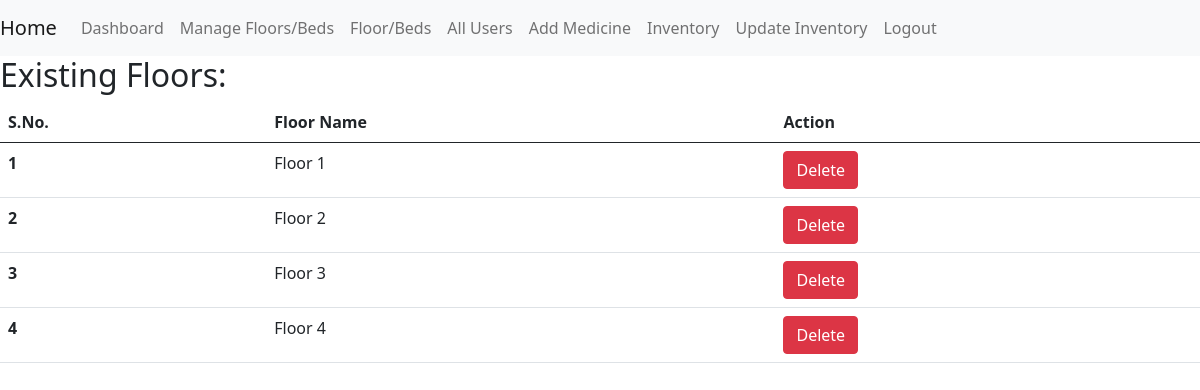
The app's page /manage_floors (signed in) with its own data.
### app.py (models this page shows, shortened)
class Floordb(db.Model):
    id = db.Column(db.Integer, primary_key=True)
    floor_count = db.Column(db.Integer, unique=True)
    beds = db.relationship('Beddb', backref='floordb')

### app.py (the view, shortened to what this page needs)
@app.route('/manage_floors', methods=['GET', 'POST'])
@login_required
def manage_floors():
    floors = Floordb.query.all()
    if request.method == 'GET' and not floors:
        return render_template('add_first_floor.html')
    return render_template('manage_floors.html', floors=floors)

### app.py (called while the page is built)
@login_manager.user_loader
def load_user(user_id):
    return User.query.get(int(user_id))

### templates/manage_floors.html (shortened to what this page needs)
{% extends "base.html" %}
{% block content %}
    <h2>Existing Floors:</h2>
    <table class="table">
        <thead>
            <tr>
                <th scope="col">S.No.</th>
                <th scope="col">Floor Name</th>
                <th scope="col">Action</th>
            </tr>
        </thead>
        <tbody>
            {% for floor in floors %}
            <tr>
                <th scope="row">{{ loop.index }}</th>
                <td>Floor {{ floor.floor_count }}</td>
                <td>
                    <form action="{{ url_for('delete_floor', floor_id=floor.id) }}" method="post" style="display: inline;">
                        <button type="submit" class="btn btn-danger" onclick="return confirm('Are you sure you want to delete this floor?');">Delete</button>
                    </form>
                </td>
            </tr>
            {% endfor %}
        </tbody>
    </table>
{% endblock %}

### records on screen
Floordb: floor_count "1"
Floordb: floor_count "2"
Floordb: floor_count "3"
Floordb: floor_count "4"
